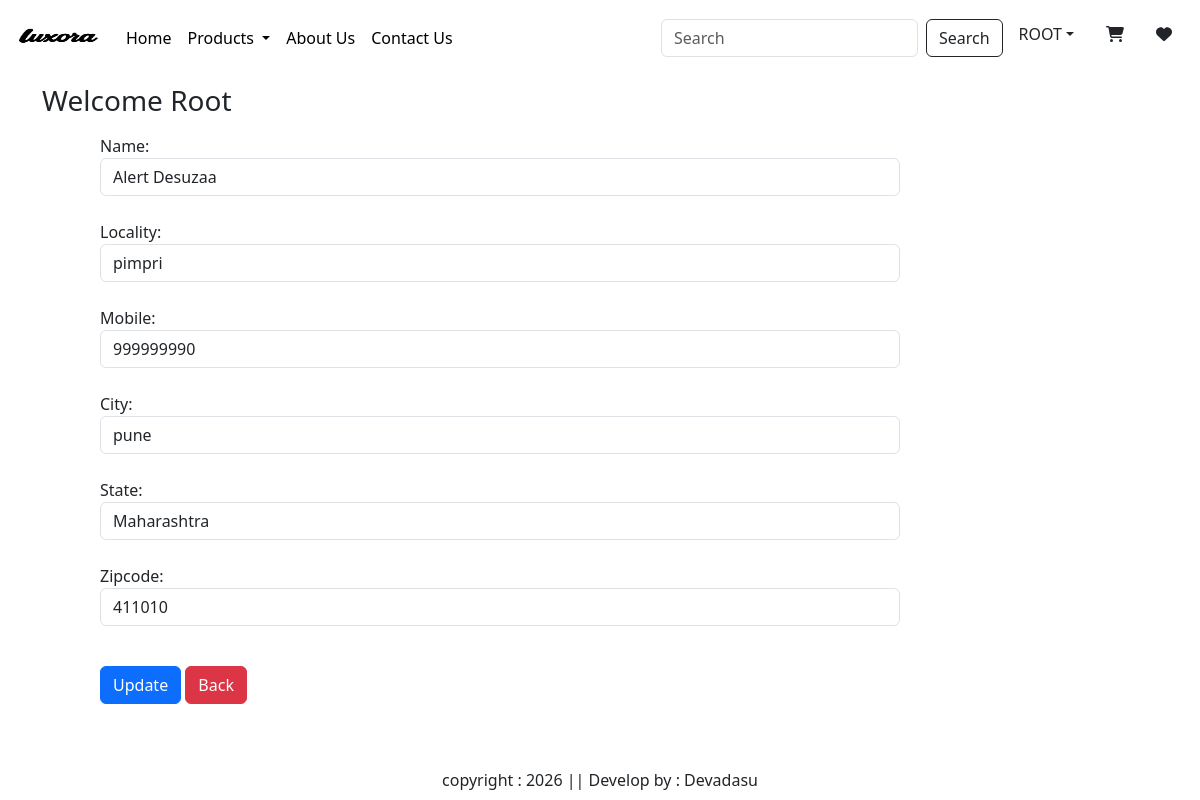
The page /updateAddress/1 (signed in) on the database as committed earlier.
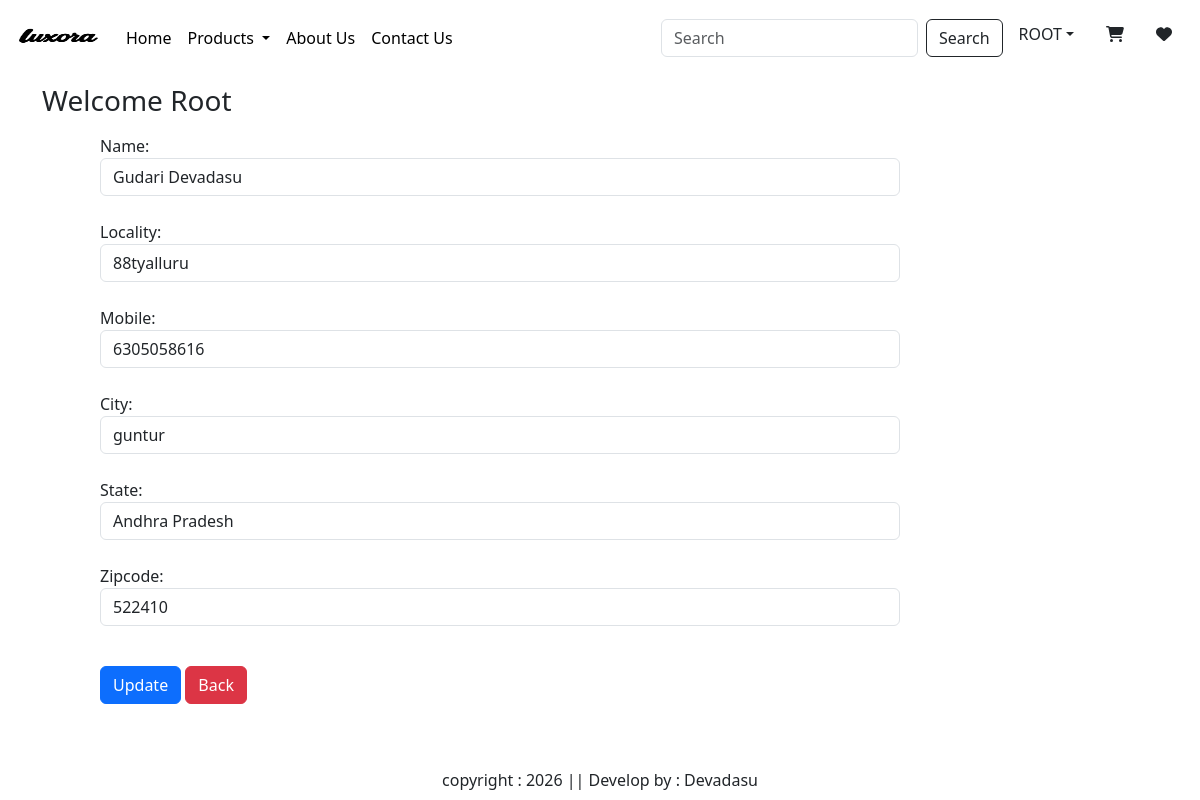
The same page on the database as committed later.
### app/models.py (models this page shows, shortened)
class Customer(models.Model):
    user = models.ForeignKey(User,on_delete=models.CASCADE)
    name = models.CharField(max_length=200)
    locality = models.CharField(max_length=200)
    city = models.CharField(max_length=50)
    mobile = models.IntegerField(max_length=0)
    zipcode = models.IntegerField()
    state = models.CharField(choices=STATE_CHOICES,max_length=100)

### app/views.py (the view, shortened to what this page needs)
# urls.py: path('updateAddress/<int:pk>', views.updateAddress.as_view(), name='updateAddress'),
@method_decorator(login_required,name='dispatch')
class updateAddress(View):
    def get(self,request,pk):
        add = Customer.objects.get(pk=pk)
        form = CustomerProfileForm(instance=add)
        totalitem = 0
        wishitem = 0
        if request.user.is_authenticated:
           totalitem = len(Cart.objects.filter(user=request.user))
           wishitem = len( Wishlist.objects.filter(user=request.user))
        return render(request, 'app/updateAddress.html',locals())

### app/forms.py
class CustomerProfileForm(forms.ModelForm):
     class Meta:
         model = Customer
         fields = ['name','locality', 'mobile','city', 'state','zipcode']
         widgets={
             'name' : forms.TextInput(attrs={'class':'form-control'}),
             'locality' : forms.TextInput(attrs={'class':'form-control'}),
             'city' : forms.TextInput(attrs={'class':'form-control'}),
             'mobile' : forms.NumberInput(attrs={'class':'form-control'}),
             'state' : forms.Select(attrs={'class':'form-control'}),
             'zipcode' : forms.NumberInput(attrs={'class':'form-control'}),
         }

### app/templates/app/updateAddress.html (shortened to what this page needs)
{% extends "app/base.html" %}
{% load static %}
{% block main-content %}
<div class="container my-2">
    <div class="row">
        <h3>Welcome <span class="text-capitalize">{{request.user}}</span></h3>
    </div>
</div>
<div class="col-sm-8 offset-sm-1">
    <form action="" method="post">
        {% for fm in form %}
            {{fm.label_tag}} {{fm}} <small class="text-danger">{{fm.errors|striptags}}</small><br>
        {% endfor %}
        <div class="col-12 mt-3">
            <button type="submit" class="btn btn-primary">Update</button>
            <a href="{% url 'address' %}" type="button" class="btn btn-danger">Back</a>
        </div>
    </form>
</div>
{% endblock main-content %}

Rows that differ between the two databases and show on the page:
changed Customer: name "Alert Desuzaa" → "Gudari Devadasu"; locality "pimpri" → "88tyalluru"; mobile "999999990" → "6305058616"; city "pune" → "guntur"; state "Maharashtra" → "Andhra Pradesh"; zipcode "411010" → "522410"
